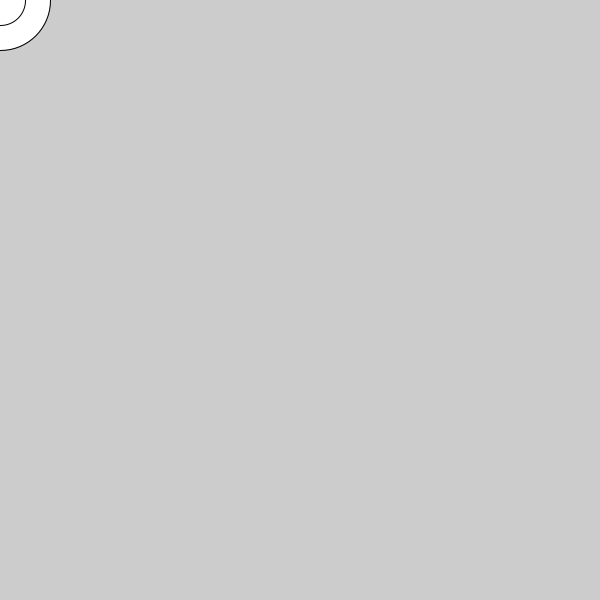
Frame 1 (no input)
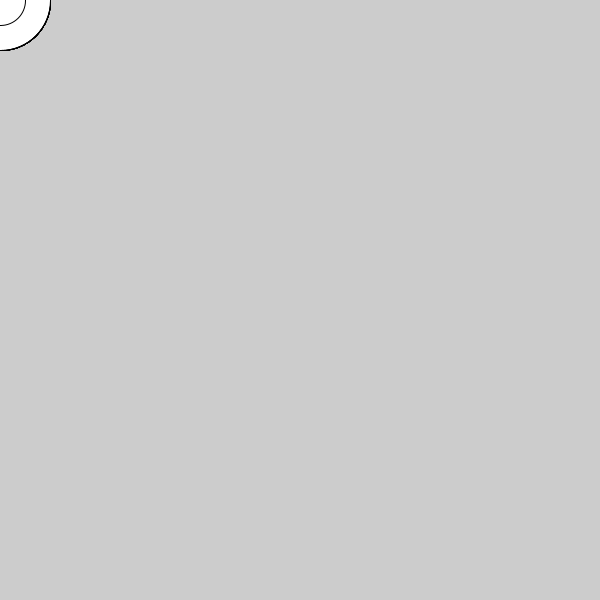
Frame 60 (the mouse pressed at the canvas centre just before this capture)
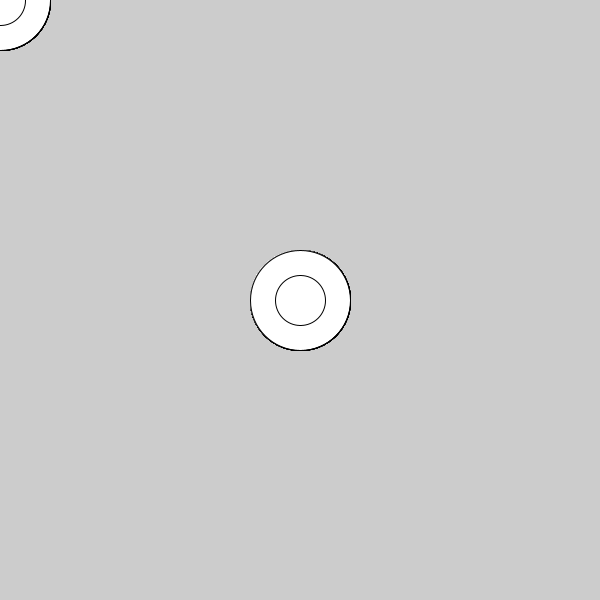
Frame 120 (the mouse held since frame 60 and released just before this capture)

The Processing sketch that drew these frames (run headless with seeded random() and noise(); from frame 60 on, the mouse is pressed at the canvas centre):

// Processing sketch: snake
// ── snake.pde
void setup(){
  size(600,600);
  }
  
  void draw(){
      ellipse(mouseY, mouseX, 100, 100);
      ellipse(mouseY, mouseX, 50, 50);
  }
